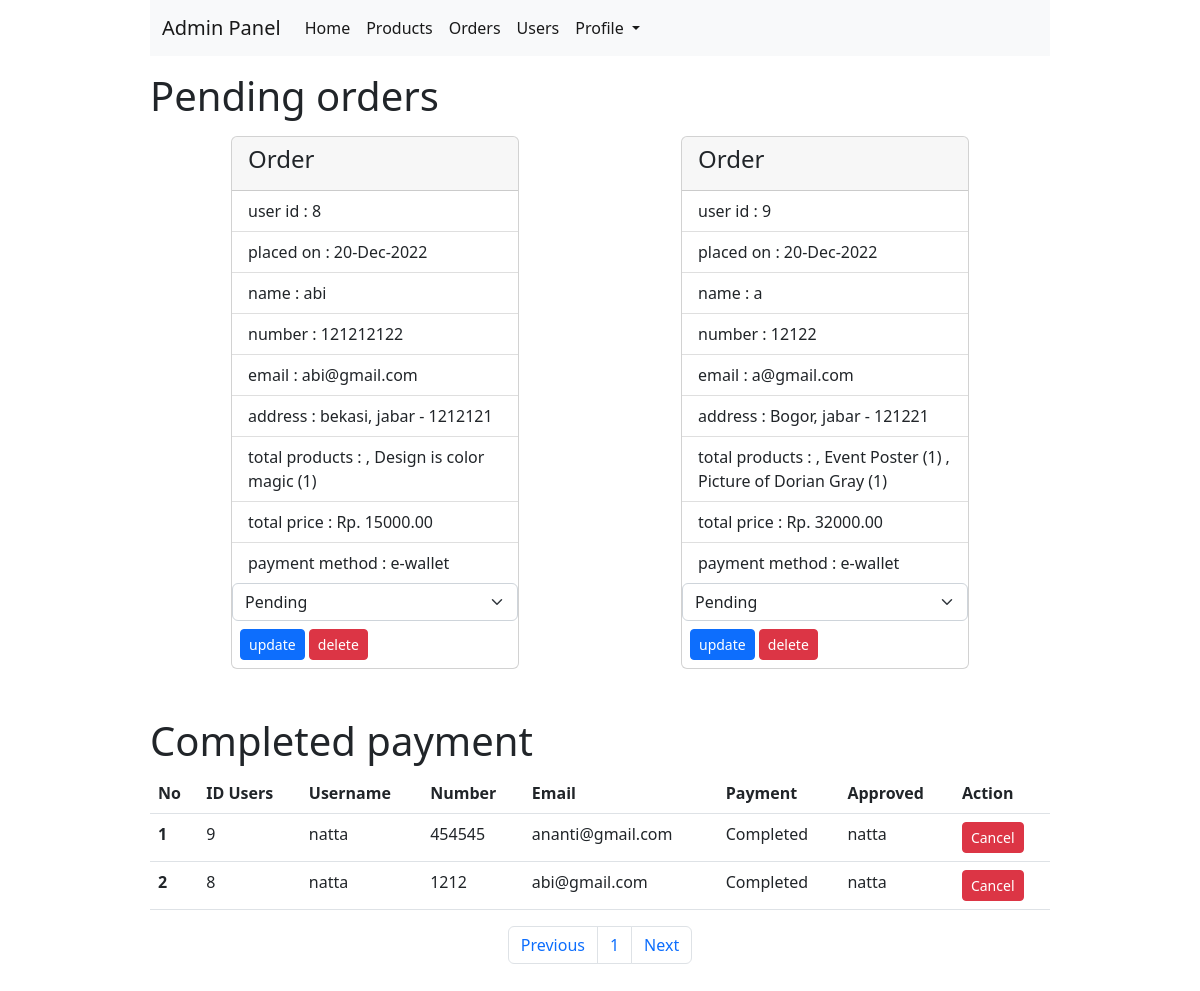
/admin_orders.php (signed in), run on the app's committed database.
### tables this page shows
CREATE TABLE `orders` (
  `id` int(100) NOT NULL,
  `user_id` int(100) NOT NULL,
  `name` varchar(100) NOT NULL,
  `number` varchar(12) NOT NULL,
  `email` varchar(100) NOT NULL,
  `method` varchar(50) NOT NULL,
  `address` varchar(500) NOT NULL,
  `total_products` varchar(1000) NOT NULL,
  `total_price` int(100) NOT NULL,
  `placed_on` varchar(50) NOT NULL,
  `payment_status` varchar(20) NOT NULL DEFAULT 'pending',
  `admin_id` varchar(255) NOT NULL
);

CREATE TABLE `users` (
  `log_id` int(100) NOT NULL,
  `name` varchar(100) NOT NULL,
  `email` varchar(100) NOT NULL,
  `password` varchar(100) NOT NULL,
  `user_type` varchar(20) NOT NULL DEFAULT 'user'
);

### admin_orders.php (the view, shortened to what this page needs)
<?php
include 'config.php';
?>
<!DOCTYPE html>
<html lang="en">
<head>
   <link href="https://cdn.jsdelivr.net/npm/bootstrap@5.2.3/dist/css/bootstrap.min.css" rel="stylesheet">
</head>
<body>
   <?php include 'admin_header.php'; ?>
   <section class="orders w-75 m-auto">
      <h1 class="title my-3">Pending orders</h1>
      <div class="container-card d-flex justify-content-around flex-wrap">
         <?php
         $select_orders = mysqli_query($conn, "SELECT * FROM `orders` WHERE payment_status='Pending' ") or die('query failed');
         if (mysqli_num_rows($select_orders) > 0) {
            while ($fetch_orders = mysqli_fetch_assoc($select_orders)) {
         ?>
               <div class="card " style="width: 18rem;">
                  <div class="card-header ">
                     <h4>Order</h4>
                  </div>
                  <div class="order-form">
                     <ul class="list-group list-group-flush">
                        <li class="list-group-item">user id : <?php echo $fetch_orders['user_id']; ?></li>
                        <li class="list-group-item">placed on : <span><?php echo $fetch_orders['placed_on']; ?></span></li>
                        <li class="list-group-item">name : <span><?php echo $fetch_orders['name']; ?></span></li>
                        <li class="list-group-item">number : <span><?php echo $fetch_orders['number']; ?></span></li>
                        <li class="list-group-item">email : <span><?php echo $fetch_orders['email']; ?></span></li>
                        <li class="list-group-item">address : <span><?php echo $fetch_orders['address']; ?></span></li>
                        <li class="list-group-item">total products : <span><?php echo $fetch_orders['total_products']; ?></span></li>
                        <li class="list-group-item">total price : <span>Rp. <?php echo $fetch_orders['total_price']; ?>.00</span></li>
                        <li class="list-group-item">payment method : <span><?php echo $fetch_orders['method']; ?></span></li>
                     </ul>
                     <form action="" method="post">
                        <select class="form-select" name="update_payment" aria-label="Default select example">
                           <option value="Pending" selected>Pending</option>
                        </select>
                        <div class="button my-2 ms-2">
                           <input type="submit" class="btn btn-primary btn-sm" value="update" name="update_order">
                           <a class="btn btn-danger btn-sm" href="admin_orders.php?delete=<?php echo $fetch_orders['id']; ?>" onclick="return confirm('delete this order?');">delete</a>
                        </div>
                     </form>
                  </div>
               </div>
         <?php
            }
         } else {
            echo '<p class="empty">no pending orders yet!</p>';
         }
         ?>
      </div>
   </section>
   <section class="users w-75 m-auto my-5">
      <h1 class="title"> Completed payment </h1>
      <div class="container-users">
         <table class="table table-hover">
            <thead>
               <tr>
                  <th scope="col">No</th>
                  <th scope="col">ID Users</th>
                  <th scope="col">Username</th>
                  <th scope="col">Number</th>
                  <th scope="col">Email</th>
                  <th scope="col">Payment</th>
                  <th scope="col">Approved</th>
                  <th scope="col">Action</th>
               </tr>
            </thead>
            <?php
            $limit_per_page = 10;
            $page = isset($_GET['page_no']) ? (int)$_GET['page_no'] : 1;
            $first_page = ($page > 1) ? ($page * $limit_per_page) - $limit_per_page : 0;
            $previous = $page - 1;
            $next = $page + 1;
            $row_user = mysqli_query($conn, "SELECT * FROM orders ");
            $total_row_user = mysqli_num_rows($row_user);
            $total_page = ceil($total_row_user / $limit_per_page);
            $select_users = mysqli_query($conn, "SELECT orders.*, users.name FROM `orders` INNER JOIN users ON orders.admin_id = users.log_id WHERE payment_status = 'Completed' LIMIT $first_page, $limit_per_page") or die('query failed');
            $no = $first_page + 1;
            if (mysqli_num_rows($select_users) > 0) {
               while ($fetch_users = mysqli_fetch_assoc($select_users)) {
            ?>
                  <tbody>
                     <tr>
                        <th scope="row"><?php echo $no++; ?></th>
                        <td><?php echo $fetch_users['user_id']; ?></td>
                        <td><?php echo $fetch_users['name']; ?></td>
                        <td><?php echo $fetch_users['number']; ?></td>
                        <td><?php echo $fetch_users['email']; ?></td>
                        <td><?php echo $fetch_users['payment_status']; ?></td>
                        <td><?php echo $fetch_users['name']; ?></td>
                        <td>
                           <form action="" method="Post">
                              <a class="btn btn-danger btn-sm" href="admin_orders.php?delete=<?php echo $fetch_users['id']; ?>" onclick="return confirm('delete this order?');">Cancel</a>
                           </form>
                        </td>
                     </tr>
                  </tbody>
            <?php
               };
            };
            ?>
         </table>
         <nav class="mt-3">
            <ul class="pagination justify-content-center">
               <li class="page-item">
                  <a class="page-link" <?php if ($page > 1) {
                                          echo "href='?page_no=$previous'";
                                       } ?>>Previous</a>
               </li>
               <?php
               for ($x = 1; $x <= $total_page; $x++) {
               ?>
                  <li class="page-item"><a class="page-link" href="?page_no=<?php echo $x ?>"><?php echo $x; ?></a></li>
               <?php
               }
               ?>
               <li class="page-item">
                  <a class="page-link" <?php if ($page < $total_page) {
                                          echo "href='?page_no=$next'";
                                       } ?>>Next</a>
               </li>
            </ul>
         </nav>
      </div>
   </section>
</body>
</html>

### data on the page
orders: user "8", placed_on "20-Dec-2022", name "abi", number "121212122", email "abi@gmail.com", address "bekasi, jabar - 1212121", total_products ", Design is color magic (1)", total_price "15000", method "e-wallet"
orders: user "9", placed_on "20-Dec-2022", name "a", number "12122", email "a@gmail.com", address "Bogor, jabar - 121221", total_products ", Event Poster (1) , Picture of Dorian Gray (1)", total_price "32000", method "e-wallet"
orders: user "9", users.name "natta", number "454545", email "ananti@gmail.com", payment_status "Completed"
orders: user "8", users.name "natta", number "1212", email "abi@gmail.com", payment_status "Completed"
